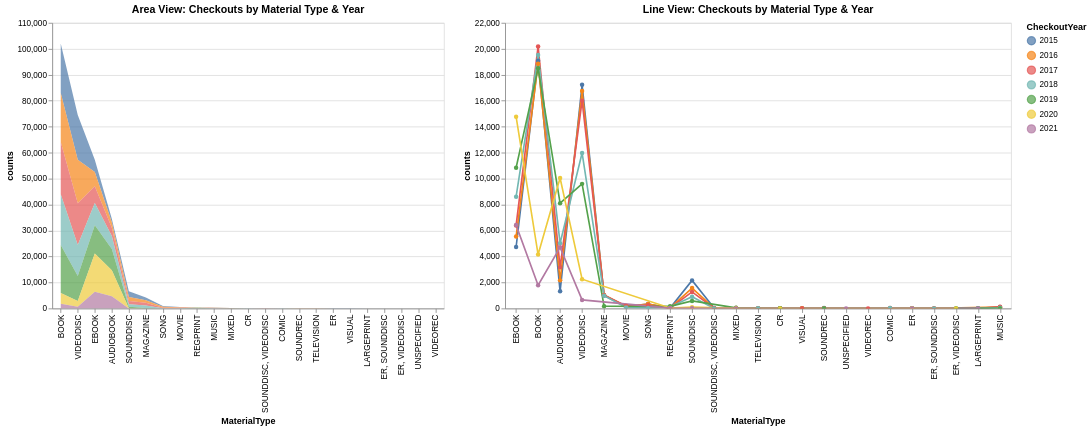

The notebook cell this image was saved under:
### Markdown cell above
Horizontal concatenation using alt.hconcat()

### Code cell
alt.hconcat(
    alt.Chart(grouped).mark_area(opacity=0.7).encode(
        x=alt.X('MaterialType', sort='-y'),
        y='counts',
        color='CheckoutYear:N',
        tooltip=['MaterialType', 'counts', 'CheckoutYear']
    ).properties(
        width=480,
        height=350,
        title='Area View: Checkouts by Material Type & Year'
    ).interactive(),

    alt.Chart(grouped).mark_line(point=True).encode(
        x=alt.X('MaterialType', sort='-y'),
        y='counts',
        color='CheckoutYear:N',
        tooltip=['MaterialType', 'counts', 'CheckoutYear']
    ).properties(
        width=620,
        height=350,
        title='Line View: Checkouts by Material Type & Year'
    ).interactive()
)

### Figure 1 — Vega-Lite specification as saved in the notebook (floating-point values rounded to 4 significant figures)
{"config": {"view": {"continuousWidth": 300, "continuousHeight": 300}}, "hconcat": [{"mark": {"type": "area", "opacity": 0.7}, "encoding": {"color": {"field": "CheckoutYear", "type": "nominal"}, "tooltip": [{"field": "MaterialType", "type": "nominal"}, {"field": "counts", "type": "quantitative"}, {"field": "CheckoutYear", "type": "quantitative"}], "x": {"field": "MaterialType", "sort": "-y", "type": "nominal"}, "y": {"field": "counts", "type": "quantitative"}}, "height": 350, "name": "view_3", "title": "Area View: Checkouts by Material Type & Year", "width": 480}, {"mark": {"type": "line", "point": true}, "encoding": {"color": {"field": "CheckoutYear", "type": "nominal"}, "tooltip": [{"field": "MaterialType", "type": "nominal"}, {"field": "counts", "type": "quantitative"}, {"field": "CheckoutYear", "type": "quantitative"}], "x": {"field": "MaterialType", "sort": "-y", "type": "nominal"}, "y": {"field": "counts", "type": "quantitative"}}, "height": 350, "name": "view_4", "title": "Line View: Checkouts by Material Type & Year", "width": 620}], "data": {"name": "data-73b297576c9ecbb755844259deeb97e5"}, "params": [{"name": "param_6", "select": {"type": "interval", "encodings": ["x", "y"]}, "bind": "scales", "views": ["view_3"]}, {"name": "param_7", "select": {"type": "interval", "encodings": ["x", "y"]}, "bind": "scales", "views": ["view_4"]}], "$schema": "https://vega.github.io/schema/vega-lite/v5.20.1.json", "datasets": {"data-73b297576c9ecbb755844259deeb97e5": [{"MaterialType": "AUDIOBOOK", "CheckoutYear": 2015, "counts": 1321}, {"MaterialType": "AUDIOBOOK", "CheckoutYear": 2016, "counts": 2163}, {"MaterialType": "AUDIOBOOK", "CheckoutYear": 2017, "counts": 3164}, {"MaterialType": "AUDIOBOOK", "CheckoutYear": 2018, "counts": 5027}, {"MaterialType": "AUDIOBOOK", "CheckoutYear": 2019, "counts": 8111}, {"MaterialType": "AUDIOBOOK", "CheckoutYear": 2020, "counts": 10050}, {"MaterialType": "AUDIOBOOK", "CheckoutYear": 2021, "counts": 4706}, {"MaterialType": "BOOK", "CheckoutYear": 2015, "counts": 19087}, {"MaterialType": "BOOK", "CheckoutYear": 2016, "counts": 18844}, {"MaterialType": "BOOK", "CheckoutYear": 2017, "counts": 20187}, {"MaterialType": "BOOK", "CheckoutYear": 2018, "counts": 19524}, {"MaterialType": "BOOK", "CheckoutYear": 2019, "counts": 18495}, {"MaterialType": "BOOK", "CheckoutYear": 2020, "counts": 4151}, {"MaterialType": "BOOK", "CheckoutYear": 2021, "counts": 1788}, {"MaterialType": "COMIC", "CheckoutYear": 2016, "counts": 1}, {"MaterialType": "COMIC", "CheckoutYear": 2017, "counts": 43}, {"MaterialType": "COMIC", "CheckoutYear": 2018, "counts": 39}, {"MaterialType": "CR", "CheckoutYear": 2015, "counts": 24}, {"MaterialType": "CR", "CheckoutYear": 2016, "counts": 25}, {"MaterialType": "CR", "CheckoutYear": 2017, "counts": 24}, {"MaterialType": "CR", "CheckoutYear": 2018, "counts": 18}, {"MaterialType": "CR", "CheckoutYear": 2019, "counts": 17}, {"MaterialType": "CR", "CheckoutYear": 2020, "counts": 4}, {"MaterialType": "EBOOK", "CheckoutYear": 2015, "counts": 4732}, {"MaterialType": "EBOOK", "CheckoutYear": 2016, "counts": 5540}, {"MaterialType": "EBOOK", "CheckoutYear": 2017, "counts": 6394}, {"MaterialType": "EBOOK", "CheckoutYear": 2018, "counts": 8607}, {"MaterialType": "EBOOK", "CheckoutYear": 2019, "counts": 10837}, {"MaterialType": "EBOOK", "CheckoutYear": 2020, "counts": 14769}, {"MaterialType": "EBOOK", "CheckoutYear": 2021, "counts": 6420}, {"MaterialType": "ER", "CheckoutYear": 2015, "counts": 8}, {"MaterialType": "ER", "CheckoutYear": 2016, "counts": 1}, {"MaterialType": "ER", "CheckoutYear": 2017, "counts": 10}, {"MaterialType": "ER", "CheckoutYear": 2018, "counts": 11}, {"MaterialType": "ER", "CheckoutYear": 2020, "counts": 2}, {"MaterialType": "ER", "CheckoutYear": 2021, "counts": 2}, {"MaterialType": "ER, SOUNDDISC", "CheckoutYear": 2015, "counts": 1}, {"MaterialType": "ER, SOUNDDISC", "CheckoutYear": 2016, "counts": 2}, {"MaterialType": "ER, SOUNDDISC", "CheckoutYear": 2017, "counts": 6}, {"MaterialType": "ER, SOUNDDISC", "CheckoutYear": 2018, "counts": 1}, {"MaterialType": "ER, VIDEODISC", "CheckoutYear": 2019, "counts": 8}, {"MaterialType": "ER, VIDEODISC", "CheckoutYear": 2020, "counts": 1}, {"MaterialType": "LARGEPRINT", "CheckoutYear": 2015, "counts": 6}, {"MaterialType": "LARGEPRINT", "CheckoutYear": 2017, "counts": 1}, {"MaterialType": "LARGEPRINT", "CheckoutYear": 2018, "counts": 9}, {"MaterialType": "LARGEPRINT", "CheckoutYear": 2019, "counts": 2}, {"MaterialType": "LARGEPRINT", "CheckoutYear": 2021, "counts": 1}, {"MaterialType": "MAGAZINE", "CheckoutYear": 2015, "counts": 1001}, {"MaterialType": "MAGAZINE", "CheckoutYear": 2016, "counts": 1033}, {"MaterialType": "MAGAZINE", "CheckoutYear": 2017, "counts": 1014}, {"MaterialType": "MAGAZINE", "CheckoutYear": 2018, "counts": 977}, {"MaterialType": "MAGAZINE", "CheckoutYear": 2019, "counts": 172}, {"MaterialType": "MIXED", "CheckoutYear": 2015, "counts": 24}, {"MaterialType": "MIXED", "CheckoutYear": 2016, "counts": 33}, {"MaterialType": "MIXED", "CheckoutYear": 2017, "counts": 32}, {"MaterialType": "MIXED", "CheckoutYear": 2018, "counts": 36}, {"MaterialType": "MIXED", "CheckoutYear": 2019, "counts": 46}, {"MaterialType": "MIXED", "CheckoutYear": 2020, "counts": 19}, {"MaterialType": "MIXED", "CheckoutYear": 2021, "counts": 5}, {"MaterialType": "MOVIE", "CheckoutYear": 2015, "counts": 143}, {"MaterialType": "MOVIE", "CheckoutYear": 2016, "counts": 172}, {"MaterialType": "MOVIE", "CheckoutYear": 2017, "counts": 198}, {"MaterialType": "MOVIE", "CheckoutYear": 2018, "counts": 83}, {"MaterialType": "MUSIC", "CheckoutYear": 2015, "counts": 105}, {"MaterialType": "MUSIC", "CheckoutYear": 2016, "counts": 97}, {"MaterialType": "MUSIC", "CheckoutYear": 2017, "counts": 125}, {"MaterialType": "MUSIC", "CheckoutYear": 2018, "counts": 54}, {"MaterialType": "MUSIC", "CheckoutYear": 2019, "counts": 1}, {"MaterialType": "REGPRINT", "CheckoutYear": 2015, "counts": 26}, {"MaterialType": "REGPRINT", "CheckoutYear": 2016, "counts": 46}, {"MaterialType": "REGPRINT", "CheckoutYear": 2017, "counts": 32}, {"MaterialType": "REGPRINT", "CheckoutYear": 2018, "counts": 114}, {"MaterialType": "REGPRINT", "CheckoutYear": 2019, "counts": 164}, {"MaterialType": "REGPRINT", "CheckoutYear": 2020, "counts": 36}, {"MaterialType": "REGPRINT", "CheckoutYear": 2021, "counts": 29}, {"MaterialType": "SONG", "CheckoutYear": 2015, "counts": 339}, {"MaterialType": "SONG", "CheckoutYear": 2016, "counts": 345}, {"MaterialType": "SONG", "CheckoutYear": 2017, "counts": 248}, {"MaterialType": "SONG", "CheckoutYear": 2018, "counts": 43}, {"MaterialType": "SOUNDDISC", "CheckoutYear": 2015, "counts": 2159}, {"MaterialType": "SOUNDDISC", "CheckoutYear": 2016, "counts": 1570}, {"MaterialType": "SOUNDDISC", "CheckoutYear": 2017, "counts": 1275}, {"MaterialType": "SOUNDDISC", "CheckoutYear": 2018, "counts": 899}, {"MaterialType": "SOUNDDISC", "CheckoutYear": 2019, "counts": 580}, {"MaterialType": "SOUNDDISC", "CheckoutYear": 2020, "counts": 98}, {"MaterialType": "SOUNDDISC", "CheckoutYear": 2021, "counts": 12}, {"MaterialType": "SOUNDDISC, VIDEODISC", "CheckoutYear": 2015, "counts": 38}, {"MaterialType": "SOUNDDISC, VIDEODISC", "CheckoutYear": 2016, "counts": 21}, {"MaterialType": "SOUNDDISC, VIDEODISC", "CheckoutYear": 2017, "counts": 24}, {"MaterialType": "SOUNDDISC, VIDEODISC", "CheckoutYear": 2018, "counts": 6}, {"MaterialType": "SOUNDREC", "CheckoutYear": 2015, "counts": 34}, {"MaterialType": "SOUNDREC", "CheckoutYear": 2016, "counts": 26}, {"MaterialType": "SOUNDREC", "CheckoutYear": 2017, "counts": 13}, {"MaterialType": "SOUNDREC", "CheckoutYear": 2018, "counts": 6}, {"MaterialType": "SOUNDREC", "CheckoutYear": 2019, "counts": 3}, {"MaterialType": "TELEVISION", "CheckoutYear": 2015, "counts": 7}, {"MaterialType": "TELEVISION", "CheckoutYear": 2016, "counts": 17}, {"MaterialType": "TELEVISION", "CheckoutYear": 2017, "counts": 5}, {"MaterialType": "TELEVISION", "CheckoutYear": 2018, "counts": 10}, {"MaterialType": "UNSPECIFIED", "CheckoutYear": 2021, "counts": 2}, {"MaterialType": "VIDEODISC", "CheckoutYear": 2015, "counts": 17230}, {"MaterialType": "VIDEODISC", "CheckoutYear": 2016, "counts": 16755}, {"MaterialType": "VIDEODISC", "CheckoutYear": 2017, "counts": 16006}, {"MaterialType": "VIDEODISC", "CheckoutYear": 2018, "counts": 11975}, {"MaterialType": "VIDEODISC", "CheckoutYear": 2019, "counts": 9596}, {"MaterialType": "VIDEODISC", "CheckoutYear": 2020, "counts": 2253}, {"MaterialType": "VIDEODISC", "CheckoutYear": 2021, "counts": 658}, {"MaterialType": "VIDEOREC", "CheckoutYear": 2017, "counts": 2}, {"MaterialType": "VISUAL", "CheckoutYear": 2015, "counts": 13}, {"MaterialType": "VISUAL", "CheckoutYear": 2016, "counts": 14}, {"MaterialType": "VISUAL", "CheckoutYear": 2017, "counts": 4}]}}
